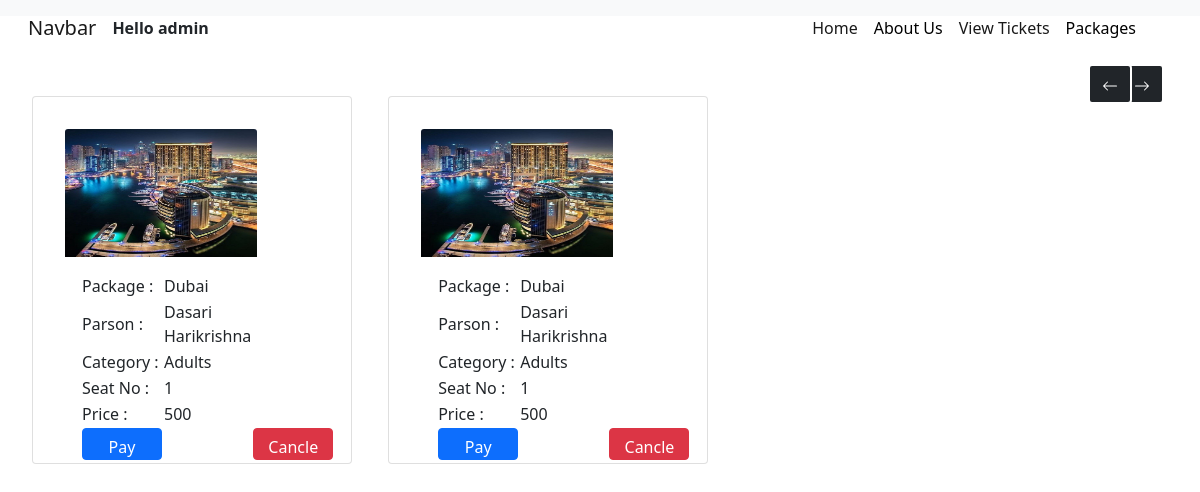
/confirm (signed in), run on the app's committed database.
### tour_app/models.py (models this page shows, shortened)
class user_booking(models.Model):
    typeofuser=(
        ('Adults','Adult'),
        ('child','child')
    )
    user=models.ForeignKey(User,on_delete=models.CASCADE)
    user_img=models.ImageField(upload_to='userimg/',default=False)
    package_id=models.ForeignKey(packages,on_delete=models.DO_NOTHING)
    from_place=models.ForeignKey(Places,on_delete=models.CASCADE,blank=True,null=True)
    travel_date=models.DateField(blank=True,null=True)
    booking_id=models.UUIDField(default=uuid.uuid4, unique=True)
    name=models.CharField(max_length=50)
    phone_number=models.CharField(max_length=50,blank=True,null=True)
    type=models.CharField(choices=typeofuser,max_length=50)
    Adult_price=models.IntegerField(default=0)
    child_price=models.IntegerField(default=0)
    seat_no=models.CharField(max_length=50,default=0)
    confirm=models.BooleanField(default=False)
    payment=models.BooleanField(default=False)
    payment_id=models.CharField(max_length=50,default=0)
    ticket_expair=models.BooleanField(default=False)

class packages(models.Model):
    from_place=models.ManyToManyField(Places,blank=True,null=True)
    package_id=models.AutoField(primary_key=True)
    p1_img=models.ImageField(upload_to='placess/')
    p1_name=models.CharField(max_length=50)
    p1_price=models.IntegerField(default=0)
    trending=models.BooleanField(default=False)
    seats=models.CharField(max_length=50,default=50)
    is_pack_available=models.BooleanField(default=True)

### tour_app/views.py (the view)
# urls.py: path('confirm',views.confirm),
def confirm(request):
    if request.user.is_authenticated:
        con_tic= user_booking.objects.filter(user=request.user,confirm=True,payment=False)
        return render(request,'confirm.html',{"con_tic":con_tic})

### tour_app/templates/confirm.html (shortened to what this page needs)
{% extends "main.html" %}
{% block content %}
{% load static%}
<!DOCTYPE html>
<html lang="en">
<head>
    <link rel="stylesheet" href="{% static 'css/p.css' %}">
    <link href="https://cdn.jsdelivr.net/npm/bootstrap@5.0.2/dist/css/bootstrap.min.css" rel="stylesheet">
</head>
<body>
<div>
    <a  href="/viewticket" class='btn btn-dark ' style="margin:3em 70em 2em;position:fixed;border:solid white 2px">
      <svg xmlns="http://www.w3.org/2000/svg" width="16" height="16" fill="currentColor" class="bi bi-arrow-right" viewBox="0 0 16 16">
        <path fill-rule="evenodd" d="M1 8a.5.5 0 0 1 .5-.5h11.793l-3.147-3.146a.5.5 0 0 1 .708-.708l4 4a.5.5 0 0 1 0 .708l-4 4a.5.5 0 0 1-.708-.708L13.293 8.5H1.5A.5.5 0 0 1 1 8"></path>
      </svg>
    </a>
    <a  href="/user_book" class='btn btn-dark' style="margin:3em 68em;position:fixed;border:solid white 2px">
      <svg xmlns="http://www.w3.org/2000/svg" width="16" height="16" fill="currentColor" class="bi bi-arrow-left" viewBox="0 0 16 16">
        <path fill-rule="evenodd" d="M15 8a.5.5 0 0 0-.5-.5H2.707l3.147-3.146a.5.5 0 1 0-.708-.708l-4 4a.5.5 0 0 0 0 .708l4 4a.5.5 0 0 0 .708-.708L2.707 8.5H14.5A.5.5 0 0 0 15 8"></path>
      </svg>
    </a>
</div>
{% for object in con_tic %}
<div class="card" style="padding:2em;width:20em ;height:23em; display:inline-flex;margin-left:2em;margin-top:5em">
  <img src="{{object.package_id.p1_img.url}}" class="card-img-top" alt="..." style="width:12em ;height:8em;" >
    <div class="card-body">
      <table>
        <tbody>
          <tr>
            <td>Package :</td>
            <td>{{ object.package_id.p1_name}}</td>
          </tr>
          <tr>
            <td>Parson :</td>
            <td>{{ object.name}}</td>
          </tr>
          <tr>
            <td>Category :</td>
            <td>{{ object.type}}</td>
          </tr>
          <tr>
            <td>Seat No :</td>
            <td>{{ object.seat_no}}</td>
          </tr>
          {% if object.type == 'Adults' %}
          <tr>
            <td>Price :</td>
            <td>{{ object.Adult_price}}</td>
          </tr>
          {% else %}
          <tr>
            <td>Price :</td>
            <td>{{ object.child_price}}</td>
          </tr>
          {% endif %}
          <tr>
            <form method="POST">
              <td><button id='rzp-button1{{forloop.counter}}' class="btn btn-primary" style="margin:auto;width:5em ;height:2em;">Pay</button></td>
              <td>
              </td>
            </form>
              <td><a href="del/{{object.booking_id}}" class="btn btn-danger" style="width:5em ;height:2em;">Cancle</a></td>
          </tr>
        </tbody>
      </table>
    </div>
</div>
{% endfor %}
</body>
</html>
{% endblock%}

### tour_app/templates/nav.html (shortened to what this page needs)
<nav class="navbar navbar-expand-lg navbar-light bg-light navbar-sticky" id="hari">
  <div class="container">
      <a class="navbar-brand" href="#">Navbar</a>
      {% if request.user.is_authenticated %}
          <b>Hello {{ request.user }}</b>
      {% endif %}
      <div class="collapse navbar-collapse" id="navbarNav">
          <ul class="navbar-nav ms-auto">
              <li class="nav-item">
                  <a class="nav-link active hide" aria-current="page" href="/">Home</a>
              </li>
              <li class="nav-item">
                  <a class="nav-link hide3" href="/about" style="color:black">About Us</a>
              </li>
              <li class="nav-item">
                  <a class="nav-link active hide2" aria-current="page" href="/viewticket">View Tickets</a>
              </li>
              <li class="nav-item">
                  <a class="nav-link hide3" href="/packages" style="color:black">Packages</a>
              </li>
          </ul>
      </div>
  </div>
</nav>

### tour_app/static/css/p.css (style rules this page uses)
.container { position: absolute; top: 8px; left: 16px; }

### tour_app/templates/main.html (style rules this page uses)
a { text-decoration: none; }
.navbar-sticky { position: -webkit-sticky; position: sticky; top: 0; z-index: 1000; }

### data on the page
user_booking: package_id.p1_img (picture), package_id.p1_name "Dubai", name "Dasari Harikrishna", type "Adults", seat_no "1", Adult_price "500"
user_booking: package_id.p1_img (picture), package_id.p1_name "Dubai", name "Dasari Harikrishna", type "Adults", seat_no "1", Adult_price "500"

### other printed values
{{ request.user }} "admin"
